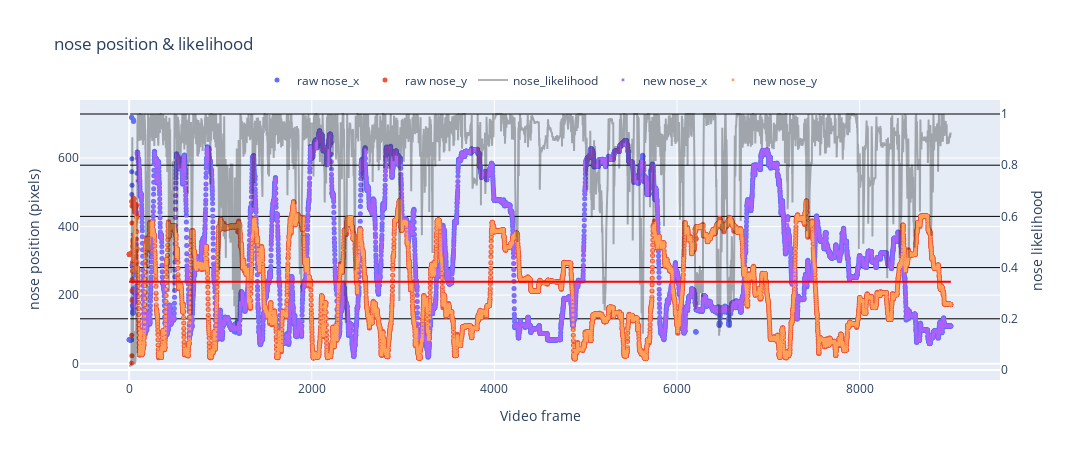

The notebook cell saved with this chart:
### Code cell
# Create figure
fig = go.Figure()

# Add traces for raw data
for column in df_raw.columns:
    if bodypart in column:
        if 'likelihood' not in column:
            fig.add_trace(go.Scatter(x=df_raw.index, y=df_raw[column], mode='markers', name=f'raw {column}', marker=dict(symbol='circle', size=5)))
        else:
            fig.add_trace(go.Scatter(x=df_raw.index, y=df_raw[column], name=f'{column}', line=dict(color='black'), yaxis='y2',opacity=0.3))

# Add traces for smoothed data
for column in df_smooth.columns:
    if bodypart in column:
        if 'likelihood' not in column:
            fig.add_trace(go.Scatter(x=df_smooth.index, y=df_smooth[column], mode='markers', name=f'new {column}', marker=dict(symbol='x', size=3)))

if llhd_tol == 'mean':
    mean = df_raw[f'{bodypart}_likelihood'].mean()
    std_dev = df_raw[f'{bodypart}_likelihood'].std()
    limit = max(0.1, mean - num_std*std_dev)
else:
    limit = llhd_tol

# Update layout for secondary y-axis
fig.update_layout(
    xaxis=dict(title='Video frame'),
    yaxis=dict(title=f'{bodypart} position (pixels)'),
    yaxis2=dict(title=f'{bodypart} likelihood', 
                overlaying='y', 
                side='right',
                gridcolor='black'),
    title=f'{bodypart} position & likelihood',
    width=1080,
    height=460,
    legend=dict(yanchor="bottom",
                y=1.02,
                xanchor="center",
                x=0.5,
                orientation="h"),
    shapes=[dict(type='line', 
                 x0=df_raw.index.min(), 
                 x1=df_raw.index.max(), 
                 y0=limit, 
                 y1=limit, 
                 line=dict(color='red', dash='solid'),
                 yref='y2')]
)

# Show plot
fig.show()

### Figure 1 — Plotly figure (JSON) as saved in the notebook; plotly's stock layout.template omitted (floating-point values rounded to 4 significant figures; data arrays with more than 128 entries replaced by an {"elided": "..."} marker saying what was removed)
{"data": [{"marker": {"size": 5, "symbol": "circle"}, "mode": "markers", "name": "raw nose_x", "type": "scatter", "x": {"elided": "9000 int values"}, "y": {"elided": "9000 float values"}}, {"marker": {"size": 5, "symbol": "circle"}, "mode": "markers", "name": "raw nose_y", "type": "scatter", "x": {"elided": "9000 int values"}, "y": {"elided": "9000 float values"}}, {"line": {"color": "black"}, "name": "nose_likelihood", "opacity": 0.3, "type": "scatter", "x": {"elided": "9000 int values"}, "y": {"elided": "9000 float values"}, "yaxis": "y2"}, {"marker": {"size": 3, "symbol": "x"}, "mode": "markers", "name": "new nose_x", "type": "scatter", "x": {"elided": "9000 int values"}, "y": {"elided": "9000 float values"}}, {"marker": {"size": 3, "symbol": "x"}, "mode": "markers", "name": "new nose_y", "type": "scatter", "x": {"elided": "9000 int values"}, "y": {"elided": "9000 float values"}}], "layout": {"height": 460, "legend": {"orientation": "h", "x": 0.5, "xanchor": "center", "y": 1.02, "yanchor": "bottom"}, "shapes": [{"line": {"color": "red", "dash": "solid"}, "type": "line", "x0": 0, "x1": 8999, "y0": 0.3444, "y1": 0.3444, "yref": "y2"}], "title": {"text": "nose position & likelihood"}, "width": 1080, "xaxis": {"title": {"text": "Video frame"}}, "yaxis": {"title": {"text": "nose position (pixels)"}}, "yaxis2": {"gridcolor": "black", "overlaying": "y", "side": "right", "title": {"text": "nose likelihood"}}}}
